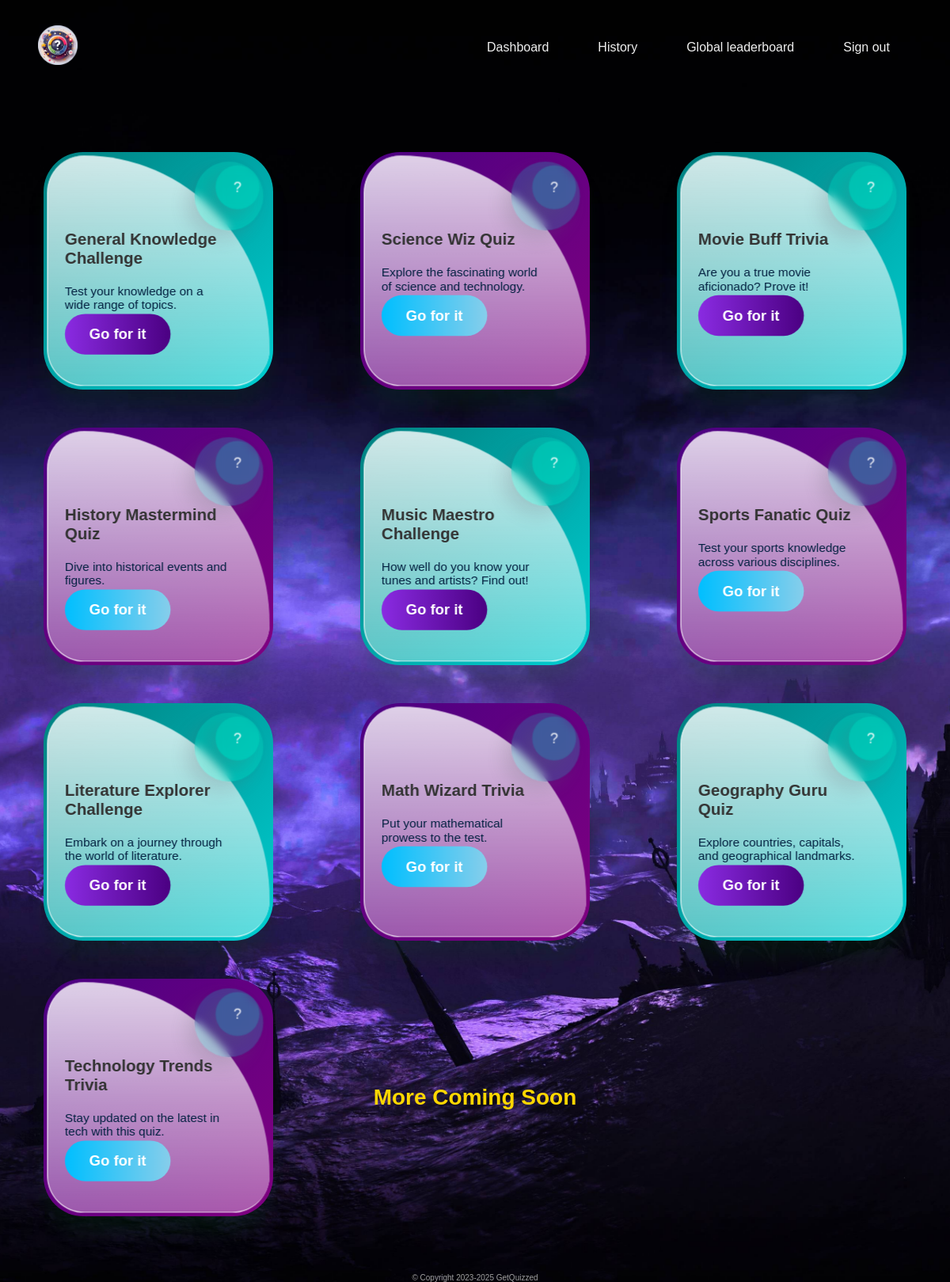
/dashboard (signed in), run on the app's committed database.
### tables this page shows
CREATE TABLE Quizzes (
    quiz_id INTEGER PRIMARY KEY AUTOINCREMENT,
    title TEXT NOT NULL,
    description TEXT
);

### app.py (the view)
@app.route('/dashboard')
@login_required
def dashboard():
    quizzes = db.execute("SELECT * FROM Quizzes")
    return render_template('dashboard.html',quizzes=quizzes,index=index)

### app.py (called while the page is built)
@app.after_request
def after_request(response):
    response.headers["Cache-Control"] = "no-cache, no-store, must-revalidate"
    response.headers["Expires"] = 0
    response.headers["Pragma"] = "no-cache"
    return response

### helpers.py (called while the page is built)
def login_required(f):
    @wraps(f)
    def decorated_function(*args, **kwargs):
        if session.get("user_id") is None:
            return redirect("/login")
        return f(*args, **kwargs)
    return decorated_function

### templates/dashboard.html (shortened to what this page needs)
{% extends "layout.html" %}
{% block links %}
<link rel="stylesheet" href="/static/dashboard.css">
{% endblock %}
{% block main %}
  <div class="wrapper">
    {% for quiz in quizzes %}
    <div class="container">
      <div class="parent">
            <div class="card {{ 'odd' if loop.index is odd else 'even' }} ">
                <div class="logo-card">
                    <span class="circle circle4"></span>
                    <span class="circle circle5">
                      <span class="question">?</span>
                    </span>
                </div>
                <div class="glass"></div>
                <div class="content">
                    <span class="title">{{ quiz['title'] }}</span>
                    <span class="text">{{ quiz['description'] }}</span>
                    <br>
                    <a class="q-button {{ 'odd' if loop.index is odd else 'even' }}" href="/quiz/{{ quizzes.index(quiz) + 1 }}"> Go for it</a>
                </div>
            </div>
        </div>
    </div>
    {% endfor %}
    <div class="loading-text" id="loadingText" onmouseover="startLoading()">More Coming Soon</div>
  </div>
{% endblock %}

### templates/layout.html (shortened to what this page needs)
<!DOCTYPE html>
<html lang="en">
<head>
  {% block links %}
  {% endblock %}
  <link rel="stylesheet" href="https://cdnjs.cloudflare.com/ajax/libs/font-awesome/6.4.2/css/all.min.css" />
  <link rel="stylesheet" href="https://cdnjs.cloudflare.com/ajax/libs/font-awesome/6.4.2/css/brands.min.css" />
  <link rel="stylesheet" href="/static/layout.css">
</head>
<body>
  <nav class="nav">
    <div class="nav-header">
      <div class="nav-title">
        <img class="logo-image" src="/static/favicon.png" alt="">
      </div>
    </div>
    <ul class="nav-list">
      <li><a href="/dashboard">Dashboard</a></li>
      <li><a href="/history">History</a></li>
      <li><a href="/leaderboard">Global leaderboard</a></li>
      <li><a href="/signout">Sign out</a></li>
    </ul>
  </nav>
  <div class="main">
    {% block main %}
    {% endblock %}
  </div>
  <div class="footer-container">
    <footer class="footer-text">
      &copy; Copyright 2023-2025 GetQuizzed
    </footer>
  </div>
</body>
</html>

### static/dashboard.css (style rules this page uses)
.wrapper { display: grid; grid-template-columns: 1fr 1fr 1fr; gap: 3rem; }
.container { display:flex; justify-content:center; width:100%; }
.parent { width: 290px; height: 300px; perspective: 1000px; }
.card { height: 100%; border-radius: 50px; background: linear-gradient(135deg, #A594F9 0%, #6247AA 100%); transition: all 0.5s ease-in-out; transform-style: preserve-3d; box-shadow: rgba(5, 71, 17, 0) 40px 50px 25px -40px, rgba(5, 71, 17, 0.2) 0px 25px 25px -5px; }
.card.even { background: linear-gradient(135deg, #4B0082 0%, #800080 100%); }
.card.odd { background: linear-gradient(135deg, #008080 0%, #00CED1 100%); }
.glass { transform-style: preserve-3d; position: absolute; inset: 8px; border-radius: 55px; border-top-right-radius: 100%; background: linear-gradient(0deg, rgba(255, 255, 255, 0.349) 0%, rgba(255, 255, 255, 0.815) 100%); transform: translate3d(0px, 0px, 25px); border-left: 1px solid white; border-bottom: 1px solid white; transition: all 0.5s ease-in-out; }
.content { padding: 100px 60px 0px 30px; transform: translate3d(0, 0, 26px); }
.content .title { display: block; color: #333; font-weight: 900; font-size: 20px; }
.content .text { display: block; color: #001f3f; font-size: 15px; margin-top: 20px; }
.logo-card { position: absolute; right: 0; top: 0; transform-style: preserve-3d; }
.logo-card .circle { display: block; position: absolute; aspect-ratio: 1; border-radius: 50%; top: 0; right: 0; box-shadow: rgba(100, 100, 111, 0.2) -10px 10px 20px 0px; -webkit-backdrop-filter: blur(5px); backdrop-filter: blur(5px); background: rgba(0, 249, 203, 0.2); transition: all 0.5s ease-in-out; }
.logo-card .circle4 { width: 80px; transform: translate3d(0, 0, 80px); top: 23px; right: 23px; transition-delay: 1.2s; }
.logo-card .circle5 { width: 50px; transform: translate3d(0, 0, 100px); top: 30px; right: 30px; display: grid; place-content: center; transition-delay: 1.6s; }
.q-button { color: black }
.loading-text { justify-self: center; align-self: center; }
.loading-text { font-family: 'Arial', sans-serif; font-size: 28px; font-weight: bold; color: #FFD700; padding: 20px; cursor: pointer; transition: color 0.3s ease, transform 0.3s ease; }
.q-button { padding: 15px 30px; font-size: 18px; font-weight: bold; border: none; background: linear-gradient(to right, #00BFFF, #87CEEB); color: #fff; cursor: pointer; border-radius: 30px; position: relative; overflow: hidden; transition: transform 0.2s ease-in-out; }
.q-button.odd { background: linear-gradient(to right, #8a2be2, #4B0082); }

### static/layout.css (style rules this page uses)
* { margin: 0; padding: 0; box-sizing: border-box; font-family: Arial, Helvetica, sans-serif; }
:root { --white: white; --black: rgb(0, 0, 0); --links: 18px; --paragraph: 24px; --heading: 40px; --logoS: 100px; }
body { min-height: 100vh; min-width: 100%; background: url(/static/background.jpg); background-position: center; background-repeat: no-repeat; background-size: cover; background-attachment: fixed; }
.main { padding: 6% 2%; color: white; }
* { box-sizing: border-box; }
body { margin: 0; font-family: 'Segoe UI'; }
.nav { width: 100%; display: flex; align-items: center; padding: 2rem; }
.nav > .nav-header { flex: 0.95; padding-left: 1rem; }
.nav > .nav-header > .nav-title { font-size: 22px; color: #fff; }
.nav > .nav-list { display: flex; gap: 2rem; }
.nav > .nav-list > li { list-style-type: none; }
.nav > .nav-list > li a { text-decoration: none; color: #efefef; cursor: pointer; }
footer { margin-top: auto; text-align: center; color: #a0a0a0; font-size: x-small; }
.logo-image { height: 50px; width: 50px; }
a { text-decoration: none; padding: 15px; }

### data on the page
Quizzes: title "General Knowledge Challenge", description "Test your knowledge on a wide range of topics."
Quizzes: title "Science Wiz Quiz", description "Explore the fascinating world of science and technology."
Quizzes: title "Movie Buff Trivia", description "Are you a true movie aficionado? Prove it!"
Quizzes: title "History Mastermind Quiz", description "Dive into historical events and figures."
Quizzes: title "Music Maestro Challenge", description "How well do you know your tunes and artists? Find out!"
Quizzes: title "Sports Fanatic Quiz", description "Test your sports knowledge across various disciplines."
Quizzes: title "Literature Explorer Challenge", description "Embark on a journey through the world of literature."
Quizzes: title "Math Wizard Trivia", description "Put your mathematical prowess to the test."
Quizzes: title "Geography Guru Quiz", description "Explore countries, capitals, and geographical landmarks."
Quizzes: title "Technology Trends Trivia", description "Stay updated on the latest in tech with this quiz."
